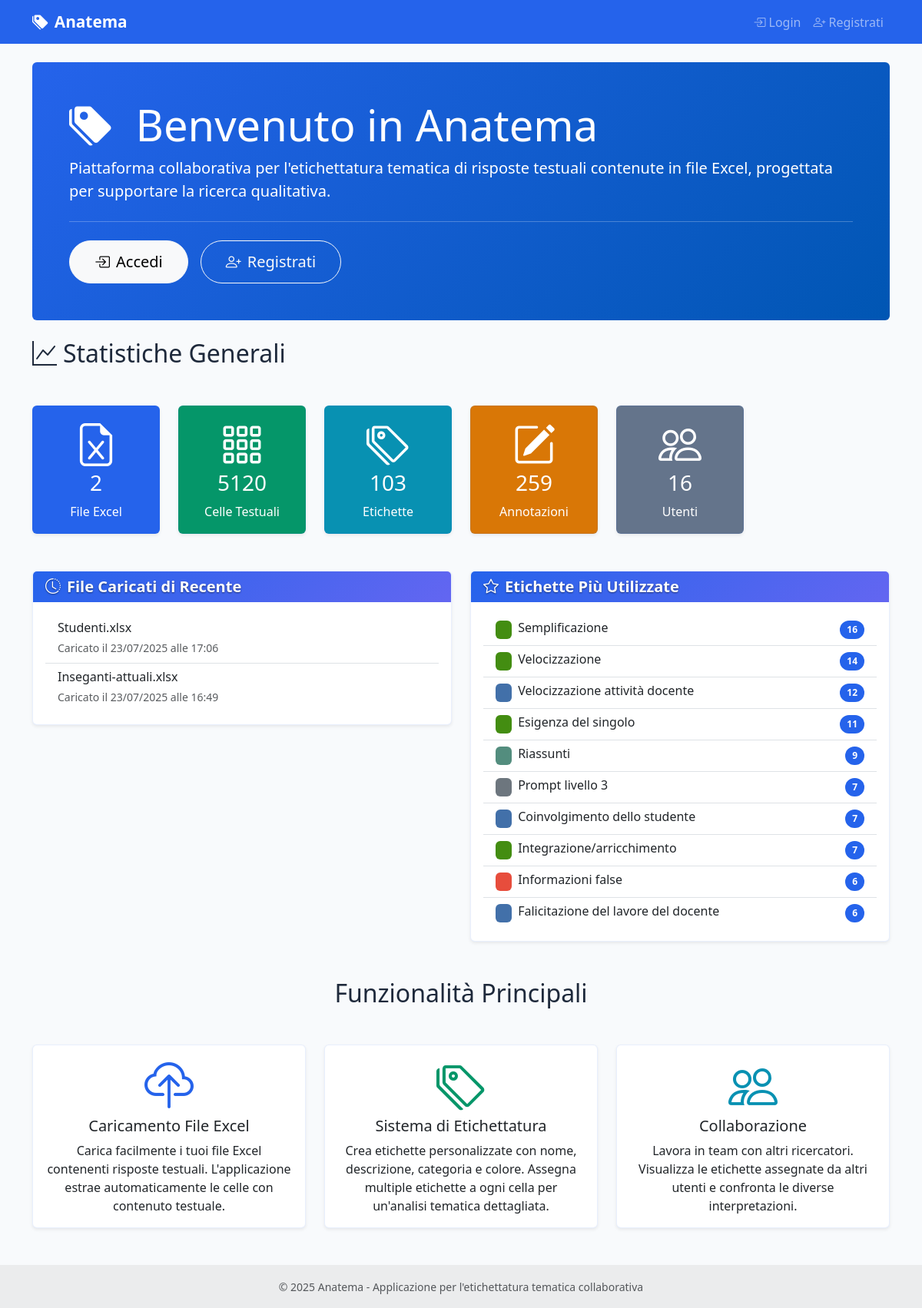
The page / on the database its author committed.
### models.py (models this page shows, shortened)
class ExcelFile(db.Model):
    id = db.Column(db.Integer, primary_key=True)
    filename = db.Column(db.String(255), nullable=False)
    original_filename = db.Column(db.String(255), nullable=False)
    file_path = db.Column(db.String(500), nullable=False)
    uploaded_by = db.Column(db.Integer, db.ForeignKey('user.id'), nullable=False)
    uploaded_at = db.Column(db.DateTime, default=datetime.utcnow)
    project_id = db.Column(db.Integer, db.ForeignKey('projects.id'), nullable=True)
    uploader = db.relationship('User', backref='uploaded_files')
    text_cells = db.relationship('TextCell', backref='excel_file', lazy=True, cascade='all, delete-orphan')

class Label(db.Model):
    id = db.Column(db.Integer, primary_key=True)
    name = db.Column(db.String(100), nullable=False, unique=True)
    description = db.Column(db.Text)
    category_id = db.Column(db.Integer, db.ForeignKey('category.id'), nullable=True)
    category = db.Column(db.String(50))  # Manteniamo per compatibilità, sarà deprecato
    color = db.Column(db.String(7), default='#007bff')  # Colore HEX
    is_active = db.Column(db.Boolean, default=True)  # Soft delete
    created_at = db.Column(db.DateTime, default=datetime.utcnow)
    updated_at = db.Column(db.DateTime, default=datetime.utcnow, onupdate=datetime.utcnow)
    annotations = db.relationship('CellAnnotation', backref='label', lazy=True, cascade='all, delete-orphan')
    category_obj = db.relationship('Category', foreign_keys=[category_id], back_populates='labels')
    def get_effective_color(self):
        if self.category_obj and not self.has_custom_color():
            return self.category_obj.get_effective_color()
        return self.color or '#007bff'
    def has_custom_color(self):
        if not self.category_obj:
            return True  # Se non ha categoria, il colore è sempre personalizzato
        return self.color != self.category_obj.color

class Category(db.Model):
    id = db.Column(db.Integer, primary_key=True)
    name = db.Column(db.String(100), nullable=False, unique=True)
    description = db.Column(db.Text)
    color = db.Column(db.String(7), default='#6c757d')  # Colore HEX
    is_active = db.Column(db.Boolean, default=True)  # Soft delete
    created_at = db.Column(db.DateTime, default=datetime.utcnow)
    updated_at = db.Column(db.DateTime, default=datetime.utcnow, onupdate=datetime.utcnow)
    labels = db.relationship('Label', foreign_keys='Label.category_id', back_populates='category_obj')
    def get_effective_color(self):
        return self.color or '#6c757d'

### routes/main.py (the view)
@main_bp.route('/')
def index():
    stats = {
        'total_files': ExcelFile.query.count(),
        'total_cells': TextCell.query.count(),
        'total_labels': Label.query.count(),
        'total_annotations': CellAnnotation.query.count(),
        'total_users': User.query.count()
    }
    recent_files = ExcelFile.query.order_by(ExcelFile.uploaded_at.desc()).limit(5).all()
    popular_labels = db.session.query(
        Label,
        db.func.count(CellAnnotation.id).label('count')
    ).options(db.joinedload(Label.category_obj))\
        .join(CellAnnotation)\
        .group_by(Label.id)\
        .order_by(db.desc('count'))\
        .limit(10)\
        .all()
    return render_template('main/index.html',
                         stats=stats,
                         recent_files=recent_files,
                         popular_labels=popular_labels)

### templates/main/index.html (shortened to what this page needs)
{% extends "base.html" %}
{% block content %}
<div class="row">
    <div class="col-12">
        <div class="jumbotron bg-primary text-white rounded p-5 mb-4">
            <h1 class="display-4">
                <i class="bi bi-tags-fill me-3"></i>
                Benvenuto in Anatema
            </h1>
            <p class="lead">
                Piattaforma collaborativa per l'etichettatura tematica di risposte testuali
                contenute in file Excel, progettata per supportare la ricerca qualitativa.
            </p>
            {% if not current_user.is_authenticated %}
            <hr class="my-4">
            <div class="d-flex gap-3">
                <a class="btn btn-light btn-lg" href="{{ url_for('auth.login') }}" role="button">
                    <i class="bi bi-box-arrow-in-right me-2"></i>Accedi
                </a>
                <a class="btn btn-outline-light btn-lg" href="{{ url_for('auth.register') }}" role="button">
                    <i class="bi bi-person-plus me-2"></i>Registrati
                </a>
            </div>
            {% else %}
            <hr class="my-4">
            <a class="btn btn-light btn-lg" href="{{ url_for('main.dashboard') }}" role="button">
                <i class="bi bi-speedometer2 me-2"></i>Vai alla Dashboard
            </a>
            {% endif %}
        </div>
    </div>
</div>
<div class="row mb-4">
    <div class="col-12">
        <h2 class="mb-4">
            <i class="bi bi-graph-up me-2"></i>Statistiche Generali
        </h2>
    </div>
</div>
<div class="row mb-5">
    <div class="col-md-2">
        <div class="card bg-primary text-white">
            <div class="card-body text-center">
                <i class="bi bi-file-earmark-excel display-4 mb-2"></i>
                <h3 class="card-title">{{ stats.total_files }}</h3>
                <p class="card-text">File Excel</p>
            </div>
        </div>
    </div>
    <div class="col-md-2">
        <div class="card bg-success text-white">
            <div class="card-body text-center">
                <i class="bi bi-grid-3x3-gap display-4 mb-2"></i>
                <h3 class="card-title">{{ stats.total_cells }}</h3>
                <p class="card-text">Celle Testuali</p>
            </div>
        </div>
    </div>
    <div class="col-md-2">
        <div class="card bg-info text-white">
            <div class="card-body text-center">
                <i class="bi bi-tags display-4 mb-2"></i>
                <h3 class="card-title">{{ stats.total_labels }}</h3>
                <p class="card-text">Etichette</p>
            </div>
        </div>
    </div>
    <div class="col-md-2">
        <div class="card bg-warning text-white">
            <div class="card-body text-center">
                <i class="bi bi-pencil-square display-4 mb-2"></i>
                <h3 class="card-title">{{ stats.total_annotations }}</h3>
                <p class="card-text">Annotazioni</p>
            </div>
        </div>
    </div>
    <div class="col-md-2">
        <div class="card bg-secondary text-white">
            <div class="card-body text-center">
                <i class="bi bi-people display-4 mb-2"></i>
                <h3 class="card-title">{{ stats.total_users }}</h3>
                <p class="card-text">Utenti</p>
            </div>
        </div>
    </div>
</div>
<div class="row">
    <div class="col-md-6">
        <div class="card">
            <div class="card-header">
                <h5 class="mb-0">
                    <i class="bi bi-clock-history me-2"></i>File Caricati di Recente
                </h5>
            </div>
            <div class="card-body">
                {% if recent_files %}
                <div class="list-group list-group-flush">
                    {% for file in recent_files %}
                    <div class="list-group-item d-flex justify-content-between align-items-center">
                        <div>
                            <h6 class="mb-1">{{ file.original_filename }}</h6>
                            <small class="text-muted">
                                Caricato il {{ file.uploaded_at.strftime('%d/%m/%Y alle %H:%M') }}
                            </small>
                        </div>
                    </div>
                    {% endfor %}
                </div>
                {% else %}
                <p class="text-muted">Nessun file caricato ancora.</p>
                {% endif %}
            </div>
        </div>
    </div>
    <div class="col-md-6">
        <div class="card">
            <div class="card-header">
                <h5 class="mb-0">
                    <i class="bi bi-star me-2"></i>Etichette Più Utilizzate
                </h5>
            </div>
            <div class="card-body">
                {% if popular_labels %}
                <div class="list-group list-group-flush">
                    {% for label, count in popular_labels %}
                    <div class="list-group-item d-flex justify-content-between align-items-center">
                        <div class="d-flex align-items-center">
                            <span class="badge me-2" style="background-color: {{ label.get_effective_color() }};">
                            </span>
                            <div>
                                <h6 class="mb-1">{{ label.name }}</h6>
                            </div>
                        </div>
                        <span class="badge bg-primary rounded-pill">{{ count }}</span>
                    </div>
                    {% endfor %}
                </div>
                {% else %}
                <p class="text-muted">Nessuna etichetta utilizzata ancora.</p>
                {% endif %}
            </div>
        </div>
    </div>
</div>
{% if not current_user.is_authenticated %}
<div class="row mt-5">
    <div class="col-12">
        <h2 class="text-center mb-5">Funzionalità Principali</h2>
    </div>
</div>
<div class="row mb-5">
    <div class="col-md-4">
        <div class="card h-100">
            <div class="card-body text-center">
                <i class="bi bi-cloud-upload display-3 text-primary mb-3"></i>
                <h5 class="card-title">Caricamento File Excel</h5>
                <p class="card-text">
                    Carica facilmente i tuoi file Excel contenenti risposte testuali.
                    L'applicazione estrae automaticamente le celle con contenuto testuale.
                </p>
            </div>
        </div>
    </div>
    <div class="col-md-4">
        <div class="card h-100">
            <div class="card-body text-center">
                <i class="bi bi-tags display-3 text-success mb-3"></i>
                <h5 class="card-title">Sistema di Etichettatura</h5>
                <p class="card-text">
                    Crea etichette personalizzate con nome, descrizione, categoria e colore.
                    Assegna multiple etichette a ogni cella per un'analisi tematica dettagliata.
                </p>
            </div>
        </div>
    </div>
    <div class="col-md-4">
        <div class="card h-100">
            <div class="card-body text-center">
                <i class="bi bi-people display-3 text-info mb-3"></i>
                <h5 class="card-title">Collaborazione</h5>
                <p class="card-text">
                    Lavora in team con altri ricercatori. Visualizza le etichette assegnate
                    da altri utenti e confronta le diverse interpretazioni.
                </p>
            </div>
        </div>
    </div>
</div>
{% endif %}
{% endblock %}

### templates/base.html (shortened to what this page needs)
<!DOCTYPE html>
<html lang="it">
<head>
    <link href="https://cdn.jsdelivr.net/npm/bootstrap@5.3.0/dist/css/bootstrap.min.css" rel="stylesheet">
    <link href="https://cdn.jsdelivr.net/npm/bootstrap-icons@1.10.0/font/bootstrap-icons.css" rel="stylesheet">
    <link href="{{ url_for('static', filename='css/style.css') }}" rel="stylesheet">
</head>
<body>
    <nav class="navbar navbar-expand-lg navbar-dark bg-primary">
        <div class="container">
            <a class="navbar-brand" href="{{ url_for('main.index') }}">
                <i class="bi bi-tags-fill me-2"></i>Anatema
            </a>
            <div class="collapse navbar-collapse" id="navbarNav">
                <ul class="navbar-nav">
                    {% if current_user.is_authenticated %}
                    <li class="nav-item dropdown">
                        <a class="nav-link dropdown-toggle" href="#" id="userDropdown" role="button" data-bs-toggle="dropdown">
                            <i class="bi bi-person-circle me-1"></i>{{ current_user.username }}
                        </a>
                        <ul class="dropdown-menu dropdown-menu-end">
                            <li><a class="dropdown-item" href="{{ url_for('admin.profile') }}">
                                <i class="bi bi-person me-1"></i>Il Mio Profilo
                            </a></li>
                            <li><hr class="dropdown-divider"></li>
                            <li><a class="dropdown-item" href="{{ url_for('auth.logout') }}">
                                <i class="bi bi-box-arrow-right me-1"></i>Logout
                            </a></li>
                        </ul>
                    </li>
                    {% else %}
                    <li class="nav-item">
                        <a class="nav-link" href="{{ url_for('auth.login') }}">
                            <i class="bi bi-box-arrow-in-right me-1"></i>Login
                        </a>
                    </li>
                    <li class="nav-item">
                        <a class="nav-link" href="{{ url_for('auth.register') }}">
                            <i class="bi bi-person-plus me-1"></i>Registrati
                        </a>
                    </li>
                    {% endif %}
                </ul>
            </div>
        </div>
    </nav>
    <main class="container my-4">
        {% block content %}{% endblock %}
    </main>
    <footer class="bg-light text-center text-lg-start mt-5">
        <div class="text-center p-3" style="background-color: rgba(0, 0, 0, 0.05);">
            <small class="text-muted">
                © 2025 Anatema - Applicazione per l'etichettatura tematica collaborativa
            </small>
        </div>
    </footer>
</body>
</html>

### rows shown on the page
ExcelFile: original_filename "Studenti.xlsx", uploaded_at "23/07/2025 alle 17:06"
ExcelFile: original_filename "Inseganti-attuali.xlsx", uploaded_at "23/07/2025 alle 16:49"
Label: name "Semplificazione", count "16"
Label: name "Velocizzazione", count "14"
Label: name "Velocizzazione attività docente", count "12"
Label: name "Esigenza del singolo", count "11"
Label: name "Riassunti", count "9"
Label: name "Prompt livello 3", count "7"
Label: name "Coinvolgimento dello studente", count "7"
Label: name "Integrazione/arricchimento", count "7"
Label: name "Informazioni false", count "6"
Label: name "Falicitazione del lavore del docente", count "6"

### other values the page prints
{{ stats.total_files }} "2"
{{ stats.total_cells }} "5120"
{{ stats.total_labels }} "103"
{{ stats.total_annotations }} "259"
{{ stats.total_users }} "16"
